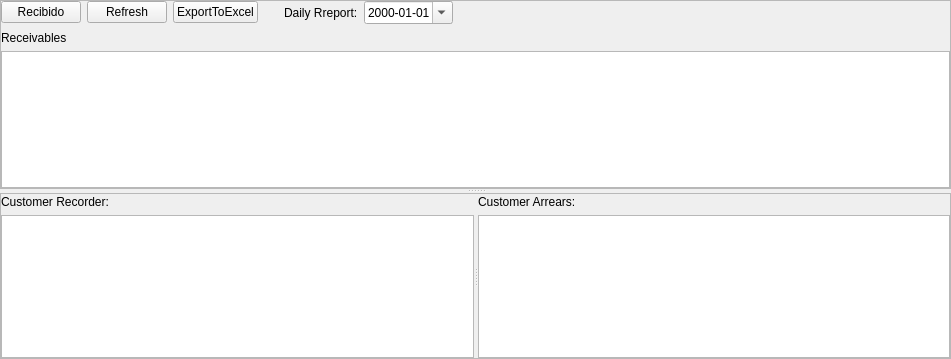
<?xml version="1.0" encoding="UTF-8"?>
<ui version="4.0">
 <class>Form</class>
 <widget class="QWidget" name="Form">
  <property name="geometry">
   <rect>
    <x>0</x>
    <y>0</y>
    <width>951</width>
    <height>359</height>
   </rect>
  </property>
  <property name="font">
   <font>
    <family>Arial</family>
    <weight>50</weight>
    <bold>false</bold>
   </font>
  </property>
  <property name="windowTitle">
   <string>Form</string>
  </property>
  <layout class="QVBoxLayout" name="verticalLayout_5">
   <property name="spacing">
    <number>0</number>
   </property>
   <property name="leftMargin">
    <number>0</number>
   </property>
   <property name="topMargin">
    <number>0</number>
   </property>
   <property name="rightMargin">
    <number>0</number>
   </property>
   <property name="bottomMargin">
    <number>0</number>
   </property>
   <item>
    <widget class="QSplitter" name="splitter">
     <property name="orientation">
      <enum>Qt::Vertical</enum>
     </property>
     <property name="opaqueResize">
      <bool>true</bool>
     </property>
     <property name="childrenCollapsible">
      <bool>false</bool>
     </property>
     <widget class="QFrame" name="frame_2">
      <property name="sizePolicy">
       <sizepolicy hsizetype="Preferred" vsizetype="Preferred">
        <horstretch>3</horstretch>
        <verstretch>0</verstretch>
       </sizepolicy>
      </property>
      <property name="frameShape">
       <enum>QFrame::StyledPanel</enum>
      </property>
      <property name="frameShadow">
       <enum>QFrame::Raised</enum>
      </property>
      <layout class="QVBoxLayout" name="verticalLayout_2">
       <property name="spacing">
        <number>6</number>
       </property>
       <property name="leftMargin">
        <number>0</number>
       </property>
       <property name="topMargin">
        <number>0</number>
       </property>
       <property name="rightMargin">
        <number>0</number>
       </property>
       <property name="bottomMargin">
        <number>0</number>
       </property>
       <item>
        <layout class="QHBoxLayout" name="horizontalLayout_3">
         <item>
          <layout class="QHBoxLayout" name="horizontalLayout_2">
           <item>
            <widget class="QPushButton" name="butRecibido">
             <property name="text">
              <string>Recibido</string>
             </property>
             <property name="iconSize">
              <size>
               <width>16</width>
               <height>16</height>
              </size>
             </property>
            </widget>
           </item>
           <item>
            <widget class="QPushButton" name="butRefresh">
             <property name="text">
              <string>Refresh</string>
             </property>
             <property name="icon">
              <iconset>
               <normaloff>../res/ico/printer.png</normaloff>../res/ico/printer.png</iconset>
             </property>
             <property name="iconSize">
              <size>
               <width>16</width>
               <height>16</height>
              </size>
             </property>
            </widget>
           </item>
           <item>
            <widget class="QPushButton" name="butExportToExcel">
             <property name="text">
              <string>ExportToExcel</string>
             </property>
             <property name="icon">
              <iconset>
               <normaloff>../res/ico/printer.png</normaloff>../res/ico/printer.png</iconset>
             </property>
             <property name="iconSize">
              <size>
               <width>16</width>
               <height>16</height>
              </size>
             </property>
            </widget>
           </item>
          </layout>
         </item>
         <item>
          <spacer name="horizontalSpacer">
           <property name="orientation">
            <enum>Qt::Horizontal</enum>
           </property>
           <property name="sizeType">
            <enum>QSizePolicy::Minimum</enum>
           </property>
           <property name="sizeHint" stdset="0">
            <size>
             <width>20</width>
             <height>20</height>
            </size>
           </property>
          </spacer>
         </item>
         <item>
          <layout class="QHBoxLayout" name="horizontalLayout">
           <property name="spacing">
            <number>6</number>
           </property>
           <item>
            <widget class="QLabel" name="label_5">
             <property name="text">
              <string>Daily Rreport:</string>
             </property>
            </widget>
           </item>
           <item>
            <widget class="QDateEdit" name="SelectDate">
             <property name="displayFormat">
              <string>yyyy-MM-dd</string>
             </property>
             <property name="calendarPopup">
              <bool>true</bool>
             </property>
            </widget>
           </item>
          </layout>
         </item>
         <item>
          <spacer name="horizontalSpacer_2">
           <property name="orientation">
            <enum>Qt::Horizontal</enum>
           </property>
           <property name="sizeHint" stdset="0">
            <size>
             <width>40</width>
             <height>20</height>
            </size>
           </property>
          </spacer>
         </item>
        </layout>
       </item>
       <item>
        <layout class="QVBoxLayout" name="verticalLayout">
         <item>
          <widget class="QLabel" name="label">
           <property name="minimumSize">
            <size>
             <width>0</width>
             <height>15</height>
            </size>
           </property>
           <property name="maximumSize">
            <size>
             <width>16777215</width>
             <height>15</height>
            </size>
           </property>
           <property name="text">
            <string>Receivables</string>
           </property>
          </widget>
         </item>
         <item>
          <widget class="QTableView" name="tabCurrentDayRec">
           <property name="minimumSize">
            <size>
             <width>0</width>
             <height>100</height>
            </size>
           </property>
           <property name="maximumSize">
            <size>
             <width>16777214</width>
             <height>500</height>
            </size>
           </property>
           <attribute name="verticalHeaderMinimumSectionSize">
            <number>23</number>
           </attribute>
          </widget>
         </item>
        </layout>
       </item>
      </layout>
     </widget>
     <widget class="QFrame" name="frame">
      <property name="sizePolicy">
       <sizepolicy hsizetype="Preferred" vsizetype="Preferred">
        <horstretch>1</horstretch>
        <verstretch>0</verstretch>
       </sizepolicy>
      </property>
      <property name="frameShape">
       <enum>QFrame::StyledPanel</enum>
      </property>
      <property name="frameShadow">
       <enum>QFrame::Raised</enum>
      </property>
      <layout class="QVBoxLayout" name="verticalLayout_6">
       <property name="spacing">
        <number>0</number>
       </property>
       <property name="leftMargin">
        <number>0</number>
       </property>
       <property name="topMargin">
        <number>0</number>
       </property>
       <property name="rightMargin">
        <number>0</number>
       </property>
       <property name="bottomMargin">
        <number>0</number>
       </property>
       <item>
        <widget class="QSplitter" name="splitter_2">
         <property name="orientation">
          <enum>Qt::Horizontal</enum>
         </property>
         <property name="childrenCollapsible">
          <bool>false</bool>
         </property>
         <widget class="QWidget" name="layoutWidget">
          <layout class="QVBoxLayout" name="verticalLayout_3">
           <item>
            <widget class="QLabel" name="label_4">
             <property name="minimumSize">
              <size>
               <width>0</width>
               <height>15</height>
              </size>
             </property>
             <property name="maximumSize">
              <size>
               <width>16777215</width>
               <height>15</height>
              </size>
             </property>
             <property name="text">
              <string>Customer Recorder:</string>
             </property>
            </widget>
           </item>
           <item>
            <widget class="QTableView" name="tabCustomerRecorder">
             <property name="minimumSize">
              <size>
               <width>100</width>
               <height>0</height>
              </size>
             </property>
             <attribute name="verticalHeaderMinimumSectionSize">
              <number>23</number>
             </attribute>
            </widget>
           </item>
          </layout>
         </widget>
         <widget class="QWidget" name="layoutWidget">
          <layout class="QVBoxLayout" name="verticalLayout_4">
           <item>
            <widget class="QLabel" name="label_2">
             <property name="minimumSize">
              <size>
               <width>0</width>
               <height>15</height>
              </size>
             </property>
             <property name="maximumSize">
              <size>
               <width>16777215</width>
               <height>15</height>
              </size>
             </property>
             <property name="text">
              <string>Customer Arrears:</string>
             </property>
            </widget>
           </item>
           <item>
            <widget class="QTableView" name="tabCustomerArrearsList">
             <property name="minimumSize">
              <size>
               <width>100</width>
               <height>0</height>
              </size>
             </property>
             <attribute name="verticalHeaderMinimumSectionSize">
              <number>23</number>
             </attribute>
            </widget>
           </item>
          </layout>
         </widget>
        </widget>
       </item>
      </layout>
     </widget>
    </widget>
   </item>
  </layout>
 </widget>
 <resources/>
 <connections/>
</ui>
